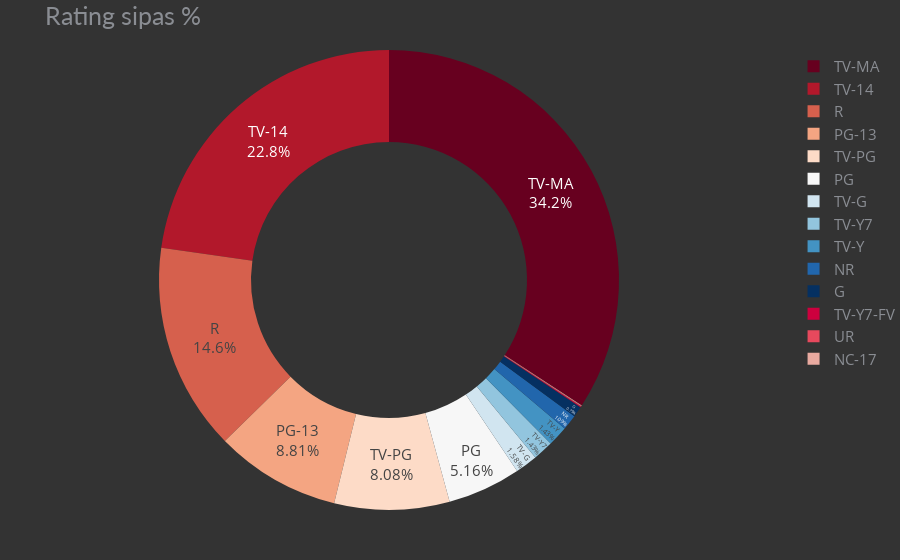

This figure's notebook cell:
### Markdown cell above
## 3.3 Vizualizimi interaktiv

### Code cell
data=pd.DataFrame( {"rating": dataseti.rating.value_counts().index, "Counts": dataseti.rating.value_counts().values})

fig = px.pie(data, values='Counts', names='rating',title='Rating sipas %'
        ,hole=0.6 ,  color_discrete_sequence=px.colors.sequential.RdBu )
fig.update_traces(hovertemplate=None, textposition='inside',textinfo="percent+label")

fig.update_layout(margin=dict(t=50, b=50, l=0, r=0),plot_bgcolor='#333', paper_bgcolor='#333',
                  title_font=dict(size=25, color='#8a8d93', family="Lato, sans-serif"),font=dict(size=15, color='#8a8d93'),
                  hoverlabel=dict(bgcolor="#444", font_size=13,font_family="Lato, sans-serif")) 

fig.show()

### Figure 1 — Plotly figure (JSON) as saved in the notebook; plotly's stock layout.template omitted (floating-point values rounded to 4 significant figures)
{"data": [{"domain": {"x": [0, 1], "y": [0, 1]}, "hole": 0.6, "labels": ["TV-MA", "TV-14", "R", "PG-13", "TV-PG", "PG", "TV-G", "TV-Y7", "TV-Y", "NR", "G", "TV-Y7-FV", "UR", "NC-17"], "legendgroup": "", "name": "", "showlegend": true, "textinfo": "percent+label", "textposition": "inside", "type": "pie", "values": [1823, 1214, 778, 470, 431, 275, 84, 76, 76, 58, 40, 3, 3, 2]}], "layout": {"font": {"color": "#8a8d93", "size": 15}, "hoverlabel": {"bgcolor": "#444", "font": {"family": "Lato, sans-serif", "size": 13}}, "legend": {"tracegroupgap": 0}, "margin": {"b": 50, "l": 0, "r": 0, "t": 50}, "paper_bgcolor": "#333", "piecolorway": ["rgb(103,0,31)", "rgb(178,24,43)", "rgb(214,96,77)", "rgb(244,165,130)", "rgb(253,219,199)", "rgb(247,247,247)", "rgb(209,229,240)", "rgb(146,197,222)", "rgb(67,147,195)", "rgb(33,102,172)", "rgb(5,48,97)"], "plot_bgcolor": "#333", "title": {"font": {"color": "#8a8d93", "family": "Lato, sans-serif", "size": 25}, "text": "Rating sipas %"}}}
